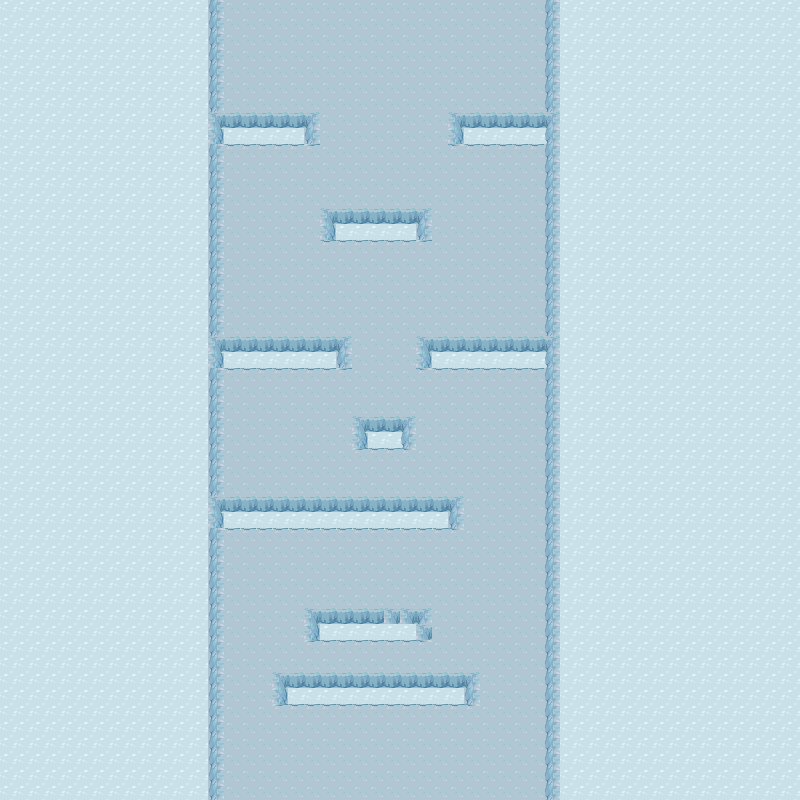

Below is a game level as drawn by its tile map, then a one-line description and the .tmx that defines it (tile-layer data replaced by summaries):
An orthogonal 50x50 tile map with 16x16 px tiles, 2 tile layers (Copy of Tile Layer 2, Tile Layer 2) and 15 objects (10x me.LevelEntity, 3x PenguinEntity, mainPlayer).

<map version="1.0" orientation="orthogonal" renderorder="right-down" width="50" height="50" tilewidth="16" tileheight="16" nextobjectid="33">
 <tileset firstgid="1" name="antarlevel1" tilewidth="16" tileheight="16">
  <image source="antarlevel1.png" width="320" height="800" />
 </tileset>
 <layer name="Copy of Tile Layer 2" width="50" height="50">
  <data>[2500 cells, 2500 non-empty, 999 distinct tile ids]</data>
 </layer>
 <layer name="Tile Layer 2" width="50" height="50">
  <data>[2500 cells, 1091 non-empty, 983 distinct tile ids]</data>
 </layer>
 <objectgroup name="Entities">
  <object id="2" name="mainPlayer" x="368" y="24" width="24" height="32">
   <properties>
    <property name="image" value="hero" />
    <property name="spritewidth" value="24" />
   </properties>
  </object>
  <object id="6" name="me.LevelEntity" x="228" y="500" width="224" height="28">
   <properties>
    <property name="duration" value="1" />
    <property name="fade" value="#000000" />
    <property name="to" value="antarlevelBegin" />
   </properties>
  </object>
  <object id="11" name="me.LevelEntity" x="364" y="428" width="40" height="20">
   <properties>
    <property name="duration" value="1" />
    <property name="fade" value="#000000" />
    <property name="to" value="antarlevelBegin" />
   </properties>
  </object>
  <object id="12" name="me.LevelEntity" x="228" y="340" width="112" height="24">
   <properties>
    <property name="duration" value="1" />
    <property name="fade" value="#000000" />
    <property name="to" value="antarlevelBegin" />
   </properties>
  </object>
  <object id="13" name="me.LevelEntity" x="428" y="340" width="108" height="24">
   <properties>
    <property name="duration" value="1" />
    <property name="fade" value="#000000" />
    <property name="to" value="antarlevelBegin" />
   </properties>
  </object>
  <object id="14" name="me.LevelEntity" x="228" y="117" width="84" height="24">
   <properties>
    <property name="duration" value="1" />
    <property name="fade" value="#000000" />
    <property name="to" value="antarlevelBegin" />
   </properties>
  </object>
  <object id="15" name="me.LevelEntity" x="328" y="212" width="96" height="28">
   <properties>
    <property name="duration" value="1" />
    <property name="fade" value="#000000" />
    <property name="to" value="antarlevelBegin" />
   </properties>
  </object>
  <object id="16" name="me.LevelEntity" x="456" y="116" width="80" height="24">
   <properties>
    <property name="duration" value="1" />
    <property name="fade" value="#000000" />
    <property name="to" value="antarlevelBegin" />
   </properties>
  </object>
  <object id="25" name="me.LevelEntity" x="316" y="612" width="104" height="28">
   <properties>
    <property name="duration" value="1" />
    <property name="fade" value="#000000" />
    <property name="to" value="antarlevelBegin" />
   </properties>
  </object>
  <object id="26" name="me.LevelEntity" x="284" y="677" width="184" height="28">
   <properties>
    <property name="duration" value="1" />
    <property name="fade" value="#000000" />
    <property name="to" value="antarlevelBegin" />
   </properties>
  </object>
  <object id="27" name="me.LevelEntity" x="228" y="772" width="308" height="16">
   <properties>
    <property name="duration" value="250" />
    <property name="fade" value="#000000" />
    <property name="to" value="antarlevel1b" />
   </properties>
  </object>
  <object id="29" name="PenguinEntity" x="487" y="425" width="20" height="20">
   <properties>
    <property name="image" value="penguin" />
    <property name="spritewidth" value="20" />
   </properties>
  </object>
  <object id="31" name="PenguinEntity" x="272.333" y="218.333" width="20" height="20">
   <properties>
    <property name="image" value="penguin" />
    <property name="spritewidth" value="20" />
   </properties>
  </object>
  <object id="32" name="PenguinEntity" x="428" y="564" width="20" height="20">
   <properties>
    <property name="image" value="penguin" />
    <property name="spritewidth" value="20" />
   </properties>
  </object>
 </objectgroup>
 <objectgroup name="collision">
  <object id="23" x="227" y="3">
   <polyline points="0,0 329,1 325,793 -15,793 -15,5" />
  </object>
 </objectgroup>
</map>
